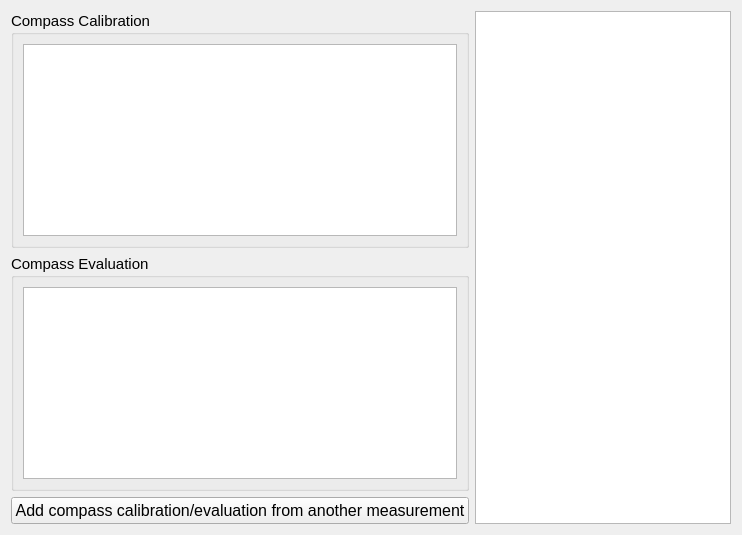
          <widget class="QWidget" name="tab_compass_2_cal">
           <attribute name="title">
            <string>Calibration / Evaluation</string>
           </attribute>
           <layout class="QGridLayout" name="gridLayout_14">
            <item row="0" column="0">
             <layout class="QHBoxLayout" name="horizontalLayout_11" stretch="1,2">
              <item>
               <layout class="QVBoxLayout" name="verticalLayout_7">
                <item>
                 <widget class="QGroupBox" name="groupBox_cal">
                  <property name="font">
                   <font>
                    <pointsize>11</pointsize>
                   </font>
                  </property>
                  <property name="title">
                   <string>Compass Calibration</string>
                  </property>
                  <layout class="QGridLayout" name="gridLayout_12">
                   <item row="0" column="0">
                    <widget class="QTableWidget" name="table_compass_cal"/>
                   </item>
                  </layout>
                 </widget>
                </item>
                <item>
                 <widget class="QGroupBox" name="groupBox_eval">
                  <property name="font">
                   <font>
                    <pointsize>11</pointsize>
                   </font>
                  </property>
                  <property name="title">
                   <string>Compass Evaluation</string>
                  </property>
                  <layout class="QGridLayout" name="gridLayout_13">
                   <item row="0" column="0">
                    <widget class="QTableWidget" name="table_compass_eval"/>
                   </item>
                  </layout>
                 </widget>
                </item>
                <item>
                 <widget class="QPushButton" name="pb_add_compass_cal_eval">
                  <property name="font">
                   <font>
                    <pointsize>12</pointsize>
                   </font>
                  </property>
                  <property name="text">
                   <string>Add compass calibration/evaluation from another measurement</string>
                  </property>
                 </widget>
                </item>
               </layout>
              </item>
              <item>
               <widget class="QTextEdit" name="display_compass_result"/>
              </item>
             </layout>
            </item>
           </layout>
          </widget>
